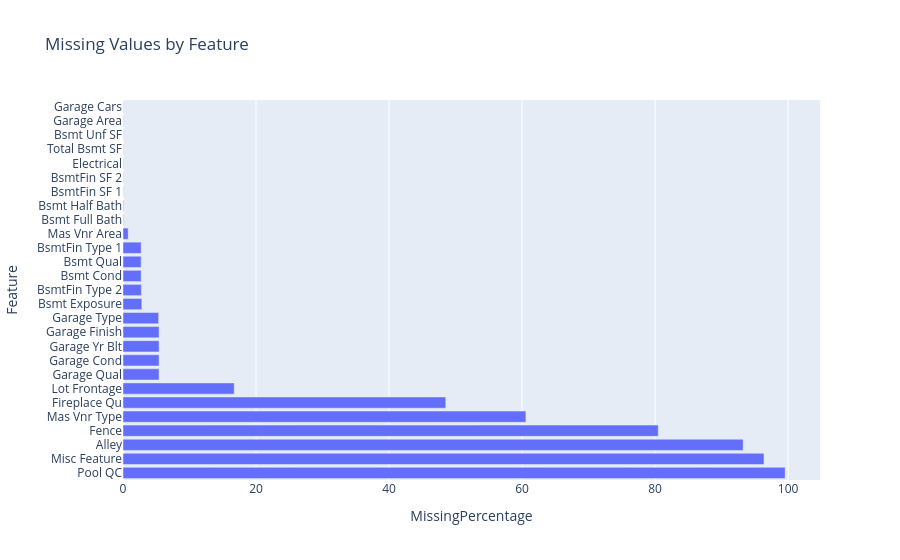

Notebook cell for this chart:
### Code cell
missing_plot = (
    missing_percentage
    .reset_index()
)

missing_plot.columns = [
    "Feature",
    "MissingPercentage"
]

fig = px.bar(
    missing_plot,
    x="MissingPercentage",
    y="Feature",
    orientation="h",
    title="Missing Values by Feature"
)

fig.show()

### Figure 1 — Plotly figure (JSON) as saved in the notebook; plotly's stock layout.template omitted (floating-point values rounded to 4 significant figures)
{"data": [{"hovertemplate": "MissingPercentage=%{x}<br>Feature=%{y}<extra></extra>", "legendgroup": "", "marker": {"color": "#636efa", "pattern": {"shape": ""}}, "name": "", "orientation": "h", "showlegend": false, "textposition": "auto", "type": "bar", "x": [99.56, 96.38, 93.24, 80.48, 60.58, 48.53, 16.72, 5.427, 5.427, 5.427, 5.427, 5.358, 2.833, 2.765, 2.73, 2.73, 2.73, 0.785, 0.06826, 0.06826, 0.03413, 0.03413, 0.03413, 0.03413, 0.03413, 0.03413, 0.03413], "xaxis": "x", "y": ["Pool QC", "Misc Feature", "Alley", "Fence", "Mas Vnr Type", "Fireplace Qu", "Lot Frontage", "Garage Qual", "Garage Cond", "Garage Yr Blt", "Garage Finish", "Garage Type", "Bsmt Exposure", "BsmtFin Type 2", "Bsmt Cond", "Bsmt Qual", "BsmtFin Type 1", "Mas Vnr Area", "Bsmt Full Bath", "Bsmt Half Bath", "BsmtFin SF 1", "BsmtFin SF 2", "Electrical", "Total Bsmt SF", "Bsmt Unf SF", "Garage Area", "Garage Cars"], "yaxis": "y"}], "layout": {"barmode": "relative", "legend": {"tracegroupgap": 0}, "title": {"text": "Missing Values by Feature"}, "xaxis": {"anchor": "y", "domain": [0, 1], "title": {"text": "MissingPercentage"}}, "yaxis": {"anchor": "x", "domain": [0, 1], "title": {"text": "Feature"}}}}
